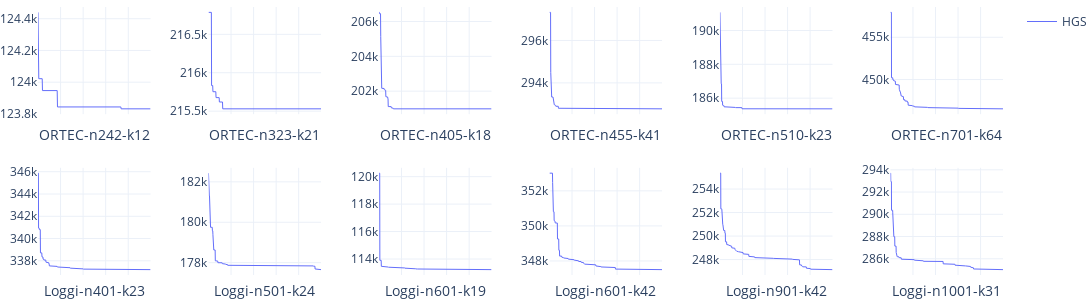

Write notebook code for a chart like this one.
### Code cell
keys = VRP_KEYS
n = 6
fig = make_subplots(rows=2, cols=n, horizontal_spacing=0.06, vertical_spacing=0.2)
for i, key in enumerate(keys):
    hgs = create_scatter(irl_hgs_2_df[key], 'HGS', "#636EFA", i==0)
    fig.append_trace(hgs, row=i//n+1, col=i%n+1)
    fig['layout'][f'xaxis{i+1}'].update(title=key.split(".vrp")[0])
fig.update_layout(height=300, width=100*len(keys))
fig.update_traces(line_width=1, marker_size=2)
fig.update_layout(template='plotly_white', margin=dict(l=0, r=0, t=0, b=0, pad=0, autoexpand=True))
fig.update_xaxes(showgrid=True, showticklabels=False, showline=False, zeroline=False)
fig.show()

### Figure 1 — Plotly figure (JSON) as saved in the notebook; plotly's stock layout.template omitted (floating-point values rounded to 4 significant figures; data arrays with more than 128 entries replaced by an {"elided": "..."} marker saying what was removed)
{"data": [{"legendgroup": "HGS", "line": {"color": "#636EFA", "width": 1}, "marker": {"size": 2}, "mode": "lines", "name": "HGS", "showlegend": true, "type": "scatter", "x": {"elided": "429 float values"}, "xaxis": "x", "y": {"elided": "429 int values"}, "yaxis": "y"}, {"legendgroup": "HGS", "line": {"color": "#636EFA", "width": 1}, "marker": {"size": 2}, "mode": "lines", "name": "HGS", "showlegend": false, "type": "scatter", "x": {"elided": "507 float values"}, "xaxis": "x2", "y": {"elided": "507 int values"}, "yaxis": "y2"}, {"legendgroup": "HGS", "line": {"color": "#636EFA", "width": 1}, "marker": {"size": 2}, "mode": "lines", "name": "HGS", "showlegend": false, "type": "scatter", "x": {"elided": "572 float values"}, "xaxis": "x3", "y": {"elided": "572 int values"}, "yaxis": "y3"}, {"legendgroup": "HGS", "line": {"color": "#636EFA", "width": 1}, "marker": {"size": 2}, "mode": "lines", "name": "HGS", "showlegend": false, "type": "scatter", "x": {"elided": "603 float values"}, "xaxis": "x4", "y": {"elided": "603 int values"}, "yaxis": "y4"}, {"legendgroup": "HGS", "line": {"color": "#636EFA", "width": 1}, "marker": {"size": 2}, "mode": "lines", "name": "HGS", "showlegend": false, "type": "scatter", "x": {"elided": "704 float values"}, "xaxis": "x5", "y": {"elided": "704 int values"}, "yaxis": "y5"}, {"legendgroup": "HGS", "line": {"color": "#636EFA", "width": 1}, "marker": {"size": 2}, "mode": "lines", "name": "HGS", "showlegend": false, "type": "scatter", "x": {"elided": "824 float values"}, "xaxis": "x6", "y": {"elided": "824 int values"}, "yaxis": "y6"}, {"legendgroup": "HGS", "line": {"color": "#636EFA", "width": 1}, "marker": {"size": 2}, "mode": "lines", "name": "HGS", "showlegend": false, "type": "scatter", "x": {"elided": "595 float values"}, "xaxis": "x7", "y": {"elided": "595 int values"}, "yaxis": "y7"}, {"legendgroup": "HGS", "line": {"color": "#636EFA", "width": 1}, "marker": {"size": 2}, "mode": "lines", "name": "HGS", "showlegend": false, "type": "scatter", "x": {"elided": "660 float values"}, "xaxis": "x8", "y": {"elided": "660 int values"}, "yaxis": "y8"}, {"legendgroup": "HGS", "line": {"color": "#636EFA", "width": 1}, "marker": {"size": 2}, "mode": "lines", "name": "HGS", "showlegend": false, "type": "scatter", "x": {"elided": "762 float values"}, "xaxis": "x9", "y": {"elided": "762 int values"}, "yaxis": "y9"}, {"legendgroup": "HGS", "line": {"color": "#636EFA", "width": 1}, "marker": {"size": 2}, "mode": "lines", "name": "HGS", "showlegend": false, "type": "scatter", "x": {"elided": "743 float values"}, "xaxis": "x10", "y": {"elided": "743 int values"}, "yaxis": "y10"}, {"legendgroup": "HGS", "line": {"color": "#636EFA", "width": 1}, "marker": {"size": 2}, "mode": "lines", "name": "HGS", "showlegend": false, "type": "scatter", "x": {"elided": "877 float values"}, "xaxis": "x11", "y": {"elided": "877 int values"}, "yaxis": "y11"}, {"legendgroup": "HGS", "line": {"color": "#636EFA", "width": 1}, "marker": {"size": 2}, "mode": "lines", "name": "HGS", "showlegend": false, "type": "scatter", "x": {"elided": "918 float values"}, "xaxis": "x12", "y": {"elided": "918 int values"}, "yaxis": "y12"}], "layout": {"height": 300, "margin": {"autoexpand": true, "b": 0, "l": 0, "pad": 0, "r": 0, "t": 0}, "width": 1200, "xaxis": {"anchor": "y", "domain": [0, 0.1167], "showgrid": true, "showline": false, "showticklabels": false, "title": {"text": "ORTEC-n242-k12"}, "zeroline": false}, "xaxis10": {"anchor": "y10", "domain": [0.53, 0.6467], "showgrid": true, "showline": false, "showticklabels": false, "title": {"text": "Loggi-n601-k42"}, "zeroline": false}, "xaxis11": {"anchor": "y11", "domain": [0.7067, 0.8233], "showgrid": true, "showline": false, "showticklabels": false, "title": {"text": "Loggi-n901-k42"}, "zeroline": false}, "xaxis12": {"anchor": "y12", "domain": [0.8833, 1], "showgrid": true, "showline": false, "showticklabels": false, "title": {"text": "Loggi-n1001-k31"}, "zeroline": false}, "xaxis2": {"anchor": "y2", "domain": [0.1767, 0.2933], "showgrid": true, "showline": false, "showticklabels": false, "title": {"text": "ORTEC-n323-k21"}, "zeroline": false}, "xaxis3": {"anchor": "y3", "domain": [0.3533, 0.47], "showgrid": true, "showline": false, "showticklabels": false, "title": {"text": "ORTEC-n405-k18"}, "zeroline": false}, "xaxis4": {"anchor": "y4", "domain": [0.53, 0.6467], "showgrid": true, "showline": false, "showticklabels": false, "title": {"text": "ORTEC-n455-k41"}, "zeroline": false}, "xaxis5": {"anchor": "y5", "domain": [0.7067, 0.8233], "showgrid": true, "showline": false, "showticklabels": false, "title": {"text": "ORTEC-n510-k23"}, "zeroline": false}, "xaxis6": {"anchor": "y6", "domain": [0.8833, 1], "showgrid": true, "showline": false, "showticklabels": false, "title": {"text": "ORTEC-n701-k64"}, "zeroline": false}, "xaxis7": {"anchor": "y7", "domain": [0, 0.1167], "showgrid": true, "showline": false, "showticklabels": false, "title": {"text": "Loggi-n401-k23"}, "zeroline": false}, "xaxis8": {"anchor": "y8", "domain": [0.1767, 0.2933], "showgrid": true, "showline": false, "showticklabels": false, "title": {"text": "Loggi-n501-k24"}, "zeroline": false}, "xaxis9": {"anchor": "y9", "domain": [0.3533, 0.47], "showgrid": true, "showline": false, "showticklabels": false, "title": {"text": "Loggi-n601-k19"}, "zeroline": false}, "yaxis": {"anchor": "x", "domain": [0.6, 1]}, "yaxis10": {"anchor": "x10", "domain": [0, 0.4]}, "yaxis11": {"anchor": "x11", "domain": [0, 0.4]}, "yaxis12": {"anchor": "x12", "domain": [0, 0.4]}, "yaxis2": {"anchor": "x2", "domain": [0.6, 1]}, "yaxis3": {"anchor": "x3", "domain": [0.6, 1]}, "yaxis4": {"anchor": "x4", "domain": [0.6, 1]}, "yaxis5": {"anchor": "x5", "domain": [0.6, 1]}, "yaxis6": {"anchor": "x6", "domain": [0.6, 1]}, "yaxis7": {"anchor": "x7", "domain": [0, 0.4]}, "yaxis8": {"anchor": "x8", "domain": [0, 0.4]}, "yaxis9": {"anchor": "x9", "domain": [0, 0.4]}}}
